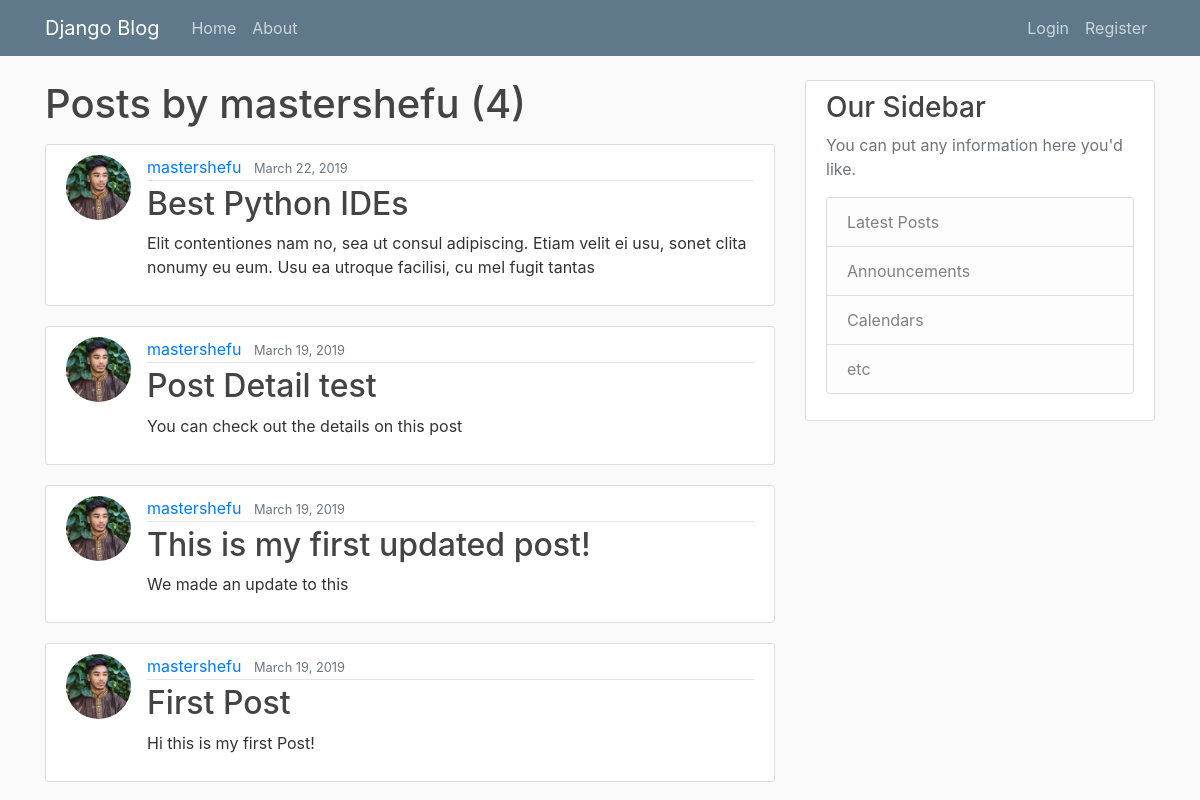
The page /user/mastershefu on the database its author committed.
### blog/models.py (models this page shows, shortened)
class Post(models.Model):
    title = models.CharField(max_length=100)
    details = models.TextField()
    date_posted = models.DateTimeField(default=timezone.now) # Gets timestamp from users timezone settings
    author = models.ForeignKey(User, on_delete=models.CASCADE) #if user deletes account, cascade deltes all of his posts as well

### users/models.py (models this page shows, shortened)
class Profile(models.Model):
    user = models.OneToOneField(User, on_delete=models.CASCADE)
    image = models.ImageField(default='default.jpg', upload_to='profile_pics')
    jobTitle = models.CharField(max_length=100) #software engineer, UI engineer, Tester

### blog/views.py (the view)
# urls.py: path('user/<str:username>', UserPostListView.as_view(), name='user-posts'),
class UserPostListView(ListView):
	model = Post
	template_name =  'blog/user_posts.html'
	context_object_name = 'posts'
	paginate_by = 5
	def get_queryset(self):
		 user = get_object_or_404(User, username=self.kwargs.get('username'))
		 return Post.objects.filter(author=user).order_by('-date_posted')

### blog/templates/blog/user_posts.html (shortened to what this page needs)
{% extends "blog/base.html" %} {% block content %}
<h1 class="mb-3">Posts by {{ view.kwargs.username }} ({{ page_obj.paginator.count }})</h1>
{% for post in posts %}
<article class="media content-section">
    <img class="rounded-circle article-img" src="{{ post.author.profile.image.url }}">
    <div class="media-body">
        <div class="article-metadata">
            <a class="mr-2" href="{% url 'user-posts' post.author.username %}">{{ post.author }}</a>
            <small class="text-muted">{{ post.date_posted|date:"F d, Y" }}</small>
        </div>
        <h2><a class="article-title" href="{% url 'post-detail' post.id %}">{{ post.title }}</a></h2>
        <p class="article-content">{{ post.details }}</p>
    </div>
</article>
{% endfor %}  {% endblock content %}

### blog/static/blog/main.css (style rules this page uses)
body { background: #fafafa; color: #333333; margin-top: 5rem; }
h1, h2, h3, h4, h5, h6 { color: #444444; }
.content-section { background: #ffffff; padding: 10px 20px; border: 1px solid #dddddd; border-radius: 3px; margin-bottom: 20px; }
.article-title { color: #444444; }
.article-content { white-space: pre-line; }
.article-img { height: 65px; width: 65px; margin-right: 16px; }
.article-metadata { padding-bottom: 1px; margin-bottom: 4px; border-bottom: 1px solid #e3e3e3 }

### rows shown on the page
Post: author.profile.image (picture), author "mastershefu", date_posted "March 22, 2019", title "Best Python IDEs", details "Elit contentiones nam no, sea ut consul adipiscing. Etiam velit ei usu, sonet clita nonumy eu eum. Usu ea utroque facilisi, cu mel fugit tantas"
Post: author.profile.image (picture), author "mastershefu", date_posted "March 19, 2019", title "Post Detail test", details "You can check out the details on this post"
Post: author.profile.image (picture), author "mastershefu", date_posted "March 19, 2019", title "This is my first updated post!", details "We made an update to this"
Post: author.profile.image (picture), author "mastershefu", date_posted "March 19, 2019", title "First Post", details "Hi this is my first Post!"

### other values the page prints
{{ view.kwargs.username }} "mastershefu"
{{ page_obj.paginator.count }} "4"
